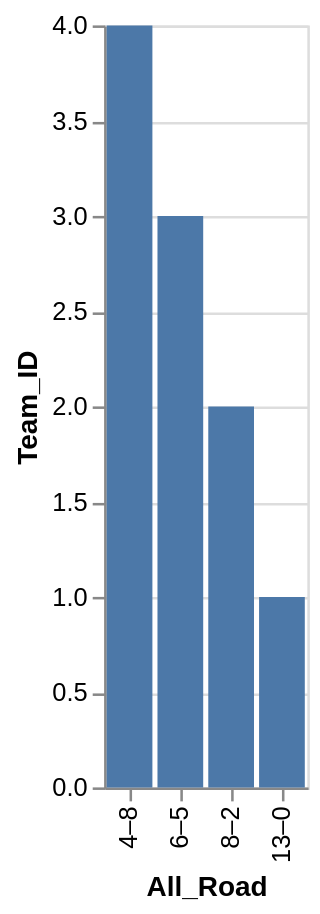

The specification (Vega-Lite) saved for this image:
### Vega-Lite specification from a JSON file in a GitHub repository (floating-point values rounded to 4 significant figures)
{"data": {"values": [{"x_data": "4–8", "y_data": 4}, {"x_data": "6–5", "y_data": 3}, {"x_data": "8–2", "y_data": 2}, {"x_data": "13–0", "y_data": 1}]}, "mark": "bar", "encoding": {"x": {"field": "x_data", "type": "nominal", "title": "All_Road", "sort": {"op": "sum", "field": "y_data", "order": "descending"}}, "y": {"field": "y_data", "type": "quantitative", "title": "Team_ID"}}}
